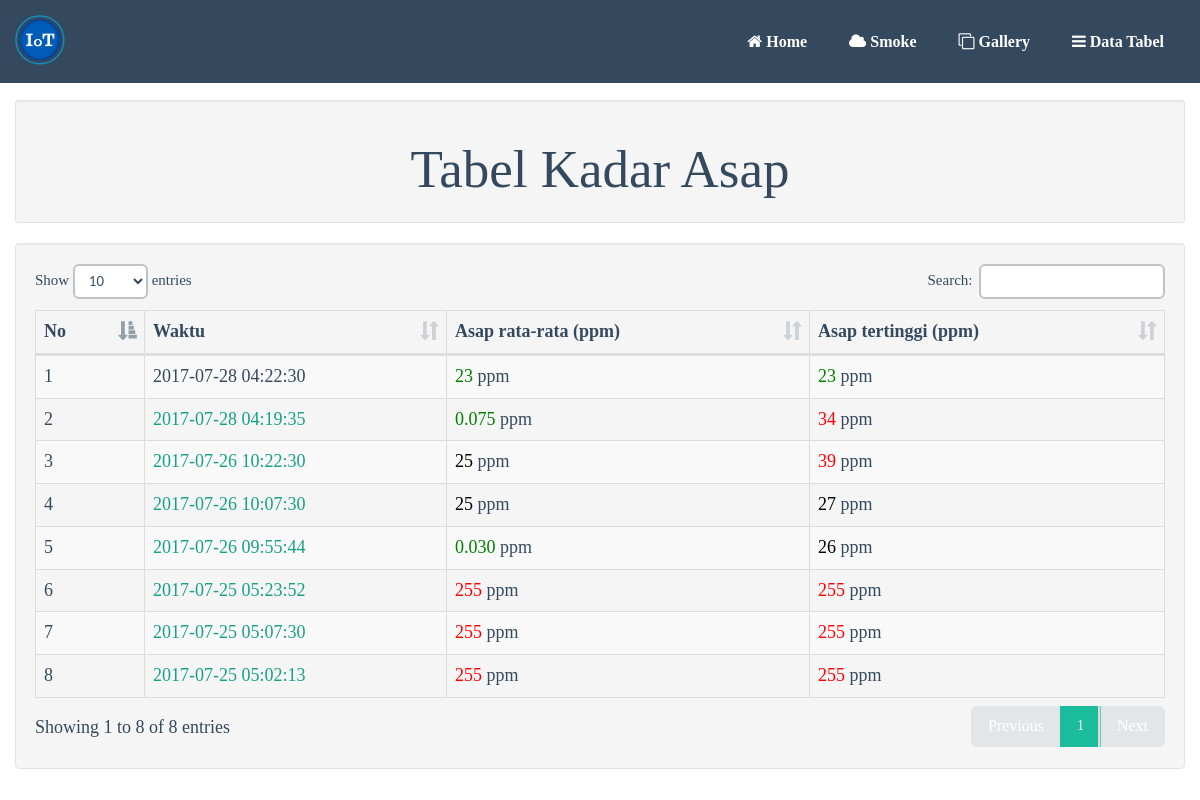
/m_tabel.php, run on the app's committed database.
### tables this page shows
CREATE TABLE `sensor_asap` (
  `id` int(11) NOT NULL,
  `waktu` timestamp NOT NULL DEFAULT CURRENT_TIMESTAMP ON UPDATE CURRENT_TIMESTAMP,
  `asap` varchar(5) NOT NULL
);

### tbl_asap.php (the view, shortened to what this page needs)
<?php
include "alarm.php";
?>
<!DOCTYPE html>
<html>
<head>
    <link href="css/font-awesome.css" rel="stylesheet">
	<link href="datatables/media/css/dataTables.bootstrap.min.css" rel="stylesheet" type="text/css">
</head>
<body>
		<table id="table_id" class="display table table-striped table-bordered">
			<thead>
				<tr>
					<th>No</th>
					<th>Waktu</th>
					<th>Asap rata-rata (ppm)</th>
					<th>Asap tertinggi (ppm)</th>
				</tr>
			</thead>
			<tbody>
				<?php
				$result = mysql_query("SELECT *, avg(asap) as avg_asap, max(asap) as max_asap, ROUND(UNIX_TIMESTAMP(waktu)/(15 * 60)) AS timekey FROM sensor_asap GROUP BY timekey DESC ORDER BY waktu DESC");
				$no = 1;
				while ($row = mysql_fetch_array($result)) { ?>
					<tr>
						<td><?php echo $no++; ?></td>
						<td>
							<?php if($row['max_asap']>=25){ ?>
								<a href="gambar.php?time=<?php echo $row['waktu'];?>"><?php echo $row['waktu']; ?></a>
							<?php }else{ ?>
								<?php echo $row['waktu'];?>
							<?php } ?>
						</td>
						<td>
							<?php
								$lastsmoke = $row['asap'];
								if($lastsmoke > 30){
									echo "<font color='#ff0000'>". $row['asap']."</font> ppm";
								}elseif ($lastsmoke >= 25) {
								  echo "<font color='black'>". $row['asap'] ."</font> ppm";
							}
								else {
								  echo "<font color='green'>". $row['asap'] ."</font> ppm";
								}
?>
						</td>
						<td>
							<?php
									$maxsmoke = $row['max_asap'];
									if($maxsmoke > 30){
										echo "<font color='#ff0000'>". $row['max_asap']."</font> ppm";
									}elseif ($maxsmoke >= 25) {
									  echo "<font color='black'>". $row['max_asap'] ."</font> ppm";
								}
									else {
									  echo "<font color='green'>". $row['max_asap'] ."</font> ppm";
									}
							?>
						</td>
					</tr>
				<?php } ?>
			</tbody>
		</table>
<?php include "alarm.php"; include "lastsmoke.php";?>
</body>
</html>

### css/logo-nav.css (style rules this page uses)
body { padding-top: 70px; background-color: #00; font-family: calibri; }
@media (min-width:768px) { body { padding-top: 100px; } }

### data on the page
sensor_asap: waktu "2017-07-28 04:22:30", asap "23", max_asap "23"
sensor_asap: waktu "2017-07-28 04:19:35", asap "0.075", max_asap "34"
sensor_asap: waktu "2017-07-26 10:22:30", asap "25", max_asap "39"
sensor_asap: waktu "2017-07-26 10:07:30", asap "25", max_asap "27"
sensor_asap: waktu "2017-07-26 09:55:44", asap "0.030", max_asap "26"
sensor_asap: waktu "2017-07-25 05:23:52", asap "255", max_asap "255"
sensor_asap: waktu "2017-07-25 05:07:30", asap "255", max_asap "255"
sensor_asap: waktu "2017-07-25 05:02:13", asap "255", max_asap "255"
